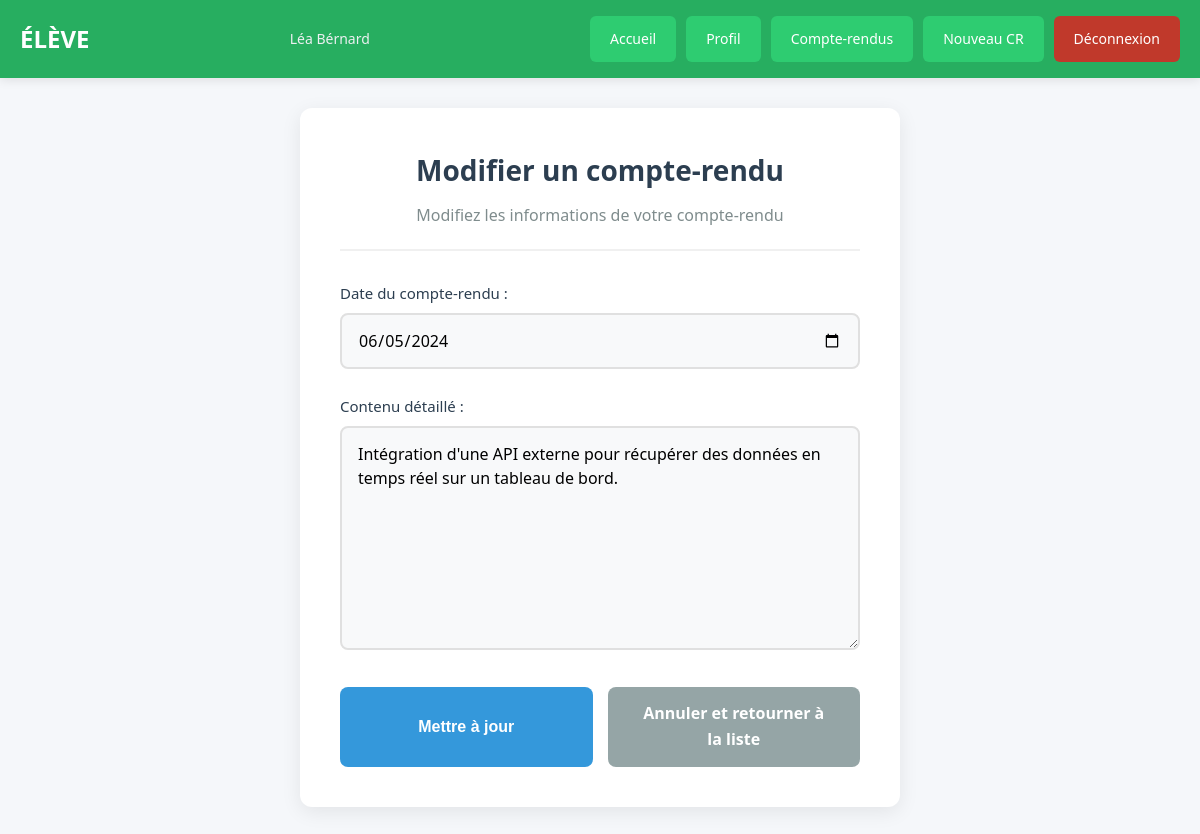
The app's page /ccr.php?id=5 (signed in) with its own data.
### tables this page shows
CREATE TABLE `cr` (
  `num` bigint(20) NOT NULL,
  `date` date DEFAULT NULL,
  `description` text DEFAULT NULL,
  `vu` tinyint(1) DEFAULT NULL,
  `datetime` datetime DEFAULT NULL,
  `num_utilisateur` int(11) DEFAULT NULL
);

### ccr.php (the view, shortened to what this page needs)
<?php
include '_conf.php';
if(isset($_GET["id"])) {
    $idCR = $_GET["id"];
    $iduser = $_SESSION["id"];
    $connexion = mysqli_connect($serveurBDD, $userBDD, $mdpBDD, $nomBDD);
    $requete = "SELECT * FROM cr WHERE num = '$idCR' AND num_utilisateur = $iduser";
    $resultat = mysqli_query($connexion, $requete);
    while($donnees = mysqli_fetch_assoc($resultat)) {
        $date = $donnees['date'];
        $description = $donnees['description'];
    }
}
?>
<!DOCTYPE html>
<html lang="fr">
<head>
    <link rel="stylesheet" href="css/style.css">
    <link rel="stylesheet" href="css/menu.css">
    <link rel="stylesheet" href="css/menueleve.css">
    <link rel="stylesheet" href="css/formulaire.css">
</head>
<body>
    <div class="main-container">
        <?php include '_menuEleve.php'; ?>
        <div class="content-center">
            <div class="form-card">
                <div class="form-header">
                    <h1><?php echo isset($idCR) ? 'Modifier un compte-rendu' : 'Créer un compte-rendu'; ?></h1>
                    <p><?php echo isset($idCR) ? 'Modifiez les informations de votre compte-rendu' : 'Remplissez les informations pour créer un nouveau compte-rendu'; ?></p>
                </div>
                <form action="cr.php" method="post">
                    <div class="form-group">
                        <label class="form-label">Date du compte-rendu :</label>
                        <input type="date" name="date" class="form-control"
                               value="<?php echo isset($date) ? $date : date('Y-m-d'); ?>"
                               required>
                    </div>
                    <div class="form-group">
                        <label class="form-label">Contenu détaillé :</label>
                        <textarea name="contenu" class="form-control" rows="8" required
                                  placeholder="Décrivez vos activités, les tâches réalisées, les compétences acquises, les difficultés rencontrées, etc..."><?php echo isset($description) ? stripslashes($description) : ''; ?></textarea>
                    </div>
                    <div class="form-actions">
                        <button type="submit" class="btn btn-primary btn-full"
                                name="<?php echo isset($idCR) ? 'update' : 'insertion'; ?>">
                            <?php echo isset($idCR) ? 'Mettre à jour' : 'Créer le compte-rendu'; ?>
                        </button>
                        <a href="cr.php" class="btn btn-secondary btn-full">
                            Annuler et retourner à la liste
                        </a>
                    </div>
                </form>
            </div>
        </div>
    </div>
</body>
</html>

### style.css (style rules this page uses)
* { margin: 0; padding: 0; box-sizing: border-box; }
body { font-family: Arial, sans-serif; background-color: #f4f4f4; color: #333; line-height: 1.6; }

### formulaire.css (style rules this page uses)
* { margin: 0; padding: 0; box-sizing: border-box; }
body { font-family: 'Segoe UI', Tahoma, Geneva, Verdana, sans-serif; background: #f5f7fa; min-height: 100vh; display: flex; flex-direction: column; }
.main-container { display: flex; flex-direction: column; min-height: 100vh; }
.content-center { flex: 1; display: flex; flex-direction: column; justify-content: center; align-items: center; padding: 30px 20px; }
.form-card { background: white; border-radius: 12px; box-shadow: 0 5px 20px rgba(0, 0, 0, 0.08); padding: 40px; width: 100%; max-width: 600px; margin: 0 auto; }
.form-header { text-align: center; margin-bottom: 30px; padding-bottom: 20px; border-bottom: 2px solid #f0f0f0; }
.form-header h1 { color: #2c3e50; font-size: 28px; margin-bottom: 10px; font-weight: 600; }
.form-header p { color: #7f8c8d; font-size: 16px; }
.form-group { margin-bottom: 25px; width: 100%; }
.form-label { display: block; margin-bottom: 8px; color: #2c3e50; font-weight: 500; font-size: 15px; }
.form-control { width: 100%; padding: 14px 16px; border: 2px solid #e0e0e0; border-radius: 8px; font-size: 16px; font-family: 'Segoe UI', sans-serif; transition: all 0.3s; background: #f8f9fa; }
textarea.form-control { min-height: 180px; resize: vertical; line-height: 1.5; }
.form-actions { display: flex; gap: 15px; margin-top: 30px; justify-content: center; }
.btn { padding: 14px 30px; border-radius: 8px; font-size: 16px; font-weight: 600; cursor: pointer; transition: all 0.3s; text-decoration: none; border: none; display: inline-block; text-align: center; }
.btn-primary { background: #3498db; color: white; min-width: 180px; }
.btn-secondary { background: #95a5a6; color: white; min-width: 180px; }
.btn-full { width: 100%; }

### records on screen
cr: date "06/05/2024", contenu "Intégration d'une API externe pour récupérer des données en temps réel sur un tableau de bord."

### other values on screen
$_SESSION["prenom"] "Léa"
$_SESSION["nom"] "Bérnard"
